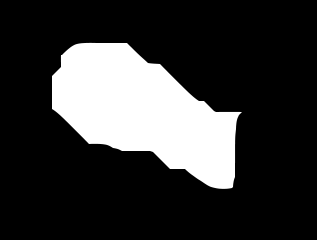
#> input picture Simulation/Block0.png, 317 x 240 px; its folder holds 4 pictures in this run
$ jupyter execute --allow-errors simu_numeric_1step.ipynb
#> lines starting #> are read from the running program, lines starting #| are printed output that depends on the picture; long printed decimals are rounded
#> further down, img is the input picture: shape (240, 317); min 0, max 255, mean 53.6
[cell 1]
import numpy as np
#import matplotlib.pyplot as plt
import math # for tan

#from PIL import Image # Python Imaging Library (Fork)

[cell 2]
def calcmoments(img):
    # function to calculate moments
    # m00 = 0; m01 = 0; m10 = 0; m11 = 0; m20 = 0; m02 = 0
    moments = np.zeros(6, dtype=int)
    for y in range(img.shape[0]):
        for x in range(img.shape[1]):
            if (img[y,x] & 128): # check if 7th bit is '1', it is set for all gray values >=128
                moments[0] += 1
                moments[1] += y
                moments[2] += x
                moments[3] += x*y
                moments[4] += x*x
                moments[5] += y*y

    return moments


def chalctheta(m):
    # calculate cX,cY,theta of blob
    cxytheta = np.zeros(3, dtype=float   )
    cxytheta[0] = int(m[2]/m[0])
    cxytheta[1] = int(m[1]/m[0])
    mu20 = (m[4]/m[0])-cxytheta[0]**2
    mu11 = (m[3]/m[0])-cxytheta[0]*cxytheta[1]
    mu02 = (m[5]/m[0])-cxytheta[1]**2
    cxytheta[2] = 0.5 *  math.atan2( (2*mu11) , (mu20-mu02) )

    return cxytheta

[cell 3]
import cv2

#> (the rest of this cell did not finish here and is left out)

#> `m = calcmoments(img)`: m = [15964, 1773113, 2281256, 269670230, 365332132, 215154207]
    #print("Moments: m00: {} m01: {} m10: {} m11: {} m20: {} m02{: }".format(m[0],m[1],m[2],m[3],m[4],m[5]))

    cxytheta = chalctheta(m)
#> in chalctheta, `mu20 = (m[4]/m[0])-cxytheta[0]**2`: mu20 = 2720.7
#> in chalctheta, `mu11 = (m[3]/m[0])-cxytheta[0]*cxytheta[1]`: mu11 = 1130.4
#> in chalctheta, `mu02 = (m[5]/m[0])-cxytheta[1]**2`: mu02 = 1156.5
#> `cxytheta = chalctheta(m)`: cxytheta = [142, 111, 0.483]
#| Degree clockwise: 27.660 °
#> `x1 = cxytheta[0] + length * math.cos(cxytheta[2])`: x1 = 257.1
#> `y1 = cxytheta[1] + length * math.sin(cxytheta[2])`: y1 = 171.3
#> `x2 = cxytheta[0] - length * math.cos(cxytheta[2])`: x2 = 26.86
#> `y2 = cxytheta[1] - length * math.sin(cxytheta[2])`: y2 = 50.65
#> `cv2.circle(color_image, (int(cxytheta[0]), int(cxytheta[1])), 5, (255,..`: color_image: shape (240, 317, 3); mean B, G, R 51.9, 53.9, 51.9
#> `cv2.putText(color_image, "centroid", (int(cxytheta[0]) - 25, int(cxyth..`:
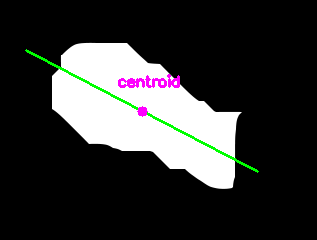
#> color_image: shape (240, 317, 3); mean B, G, R 52, 52.5, 52
#> pass 2 of the loop `for i in np.arange(15):`:
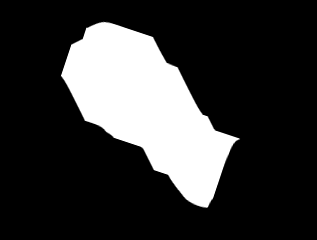
#> input picture Simulation/Block1.png, 317 x 240 px
#> img is the input picture: shape (240, 317); min 0, max 255, mean 53.6
#> m = [15979, 1704601, 2337778, 268749999, 369586230, 211883899]
#> cxytheta = [146, 106, 0.825]
#| Degree clockwise: 47.242 °
#> x1 = 234.3
#> y1 = 201.4
#> x2 = 57.74
#> y2 = 10.55
#> `cv2.putText(color_image, "centroid", (int(cxytheta[0]) - 25, int(cxyth..`:
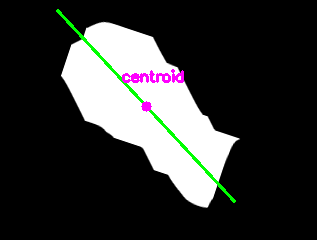
#> color_image: shape (240, 317, 3); mean B, G, R 51.7, 52.6, 51.7
    print('Degree clockwise:',np.degrees(cxytheta[2]),'°')

    # visu
    length = 130
    x1 = cxytheta[0] + length * math.cos(cxytheta[2])
    y1 = cxytheta[1] + length * math.sin(cxytheta[2])
    x2 = cxytheta[0] - length * math.cos(cxytheta[2])
    y2 = cxytheta[1] - length * math.sin(cxytheta[2])

    cv2.namedWindow("main", cv2.WINDOW_NORMAL)
    color_image = cv2.cvtColor(img, cv2.COLOR_GRAY2RGB)
    lineThickness = 2
    cv2.line(color_image, (int(x1), int(y1)), (int(x2), int(y2)), (0,255,0), lineThickness)
    cv2.circle(color_image, (int(cxytheta[0]), int(cxytheta[1])), 5, (255, 0, 255), -1)
    cv2.putText(color_image, "centroid", (int(cxytheta[0]) - 25, int(cxytheta[1]) - 25),cv2.FONT_HERSHEY_SIMPLEX, 0.5, (255, 0, 255), 2)
    # display the image
    cv2.imshow("main", color_image)
    cv2.waitKey(0)

    cv2.destroyAllWindows()
